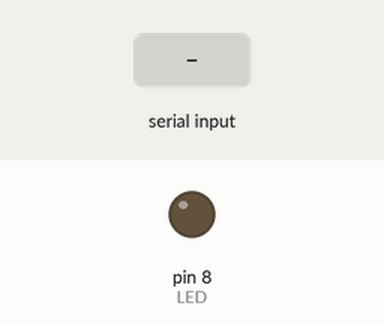
Recording of a sketch running on a simulated Arduino Uno, built with avr-gcc and run on an emulated ATmega328P. On the bench: output pins drawn as LEDs (lit = HIGH). The test bench sets the inputs (shaded band).

Above: at 1.2 s.
1.3 s: "L" received over Serial
At 2.2 s:
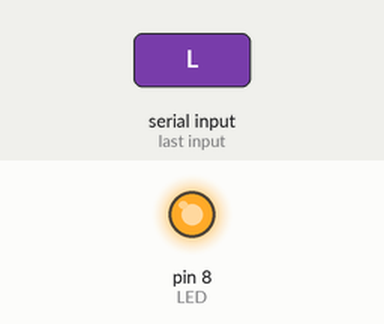
2.8 s: "D" received over Serial
At 3.3 s:
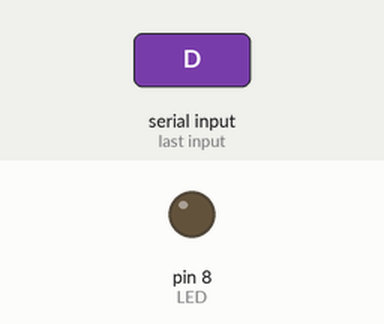
Timing chart, 0 to 5.8 s (numbered marks = the images above; inputs shaded):
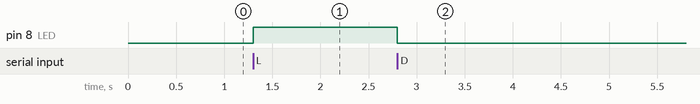

Measured:
- after the input at 1.3 s, pin 8 (LED): LOW → HIGH at once
- after the input at 2.8 s, pin 8 (LED): HIGH → LOW at once

The sketch:

Bluetooth.ino
```cpp
char buf;
int LED = 8;

void setup(){
  pinMode(LED, OUTPUT);
  Serial.begin(9600);
}

void loop(){
  while(Serial.available() > 0){
    buf = Serial.read();
    if (buf == 'L'){
      digitalWrite(LED, HIGH);
    }
    if (buf == 'D'){
      digitalWrite(LED, LOW);
    }
  }
}
```
